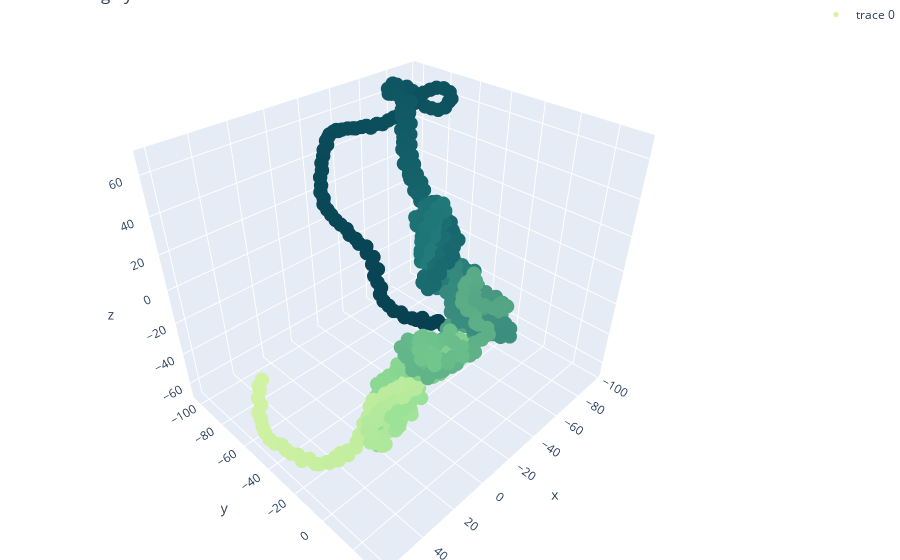

The code cell stored with this chart in its notebook:
### Markdown cell above
-------------------------------------------------------------------------------------------------------------------------------
#### <center><font color = #03989e>Protein P17181</font></center>
-------------------------------------------------------------------------------------------------------------------------------

### Code cell
N = 100000

trace1 = go.Scatter3d(x = protein4.x.values[0:N], 
                     y = protein4.y.values[0:N], 
                     z = protein4.z.values[0:N], 
                     mode = 'markers', 
                     marker = dict(
                         color = protein4.index.values[0:N], 
                         colorscale = "emrld", 
                         opacity = 1, size = 5
                     ))
figure_data = [trace1]
layout = go.Layout(title = 'Coloring by index', 
                   scene = dict(
                   xaxis = dict(title = "x"), 
                   yaxis = dict(title = "y"), 
                   zaxis = dict(title = "z")), 
                   margin = dict(
                   l = 0, r = 0, b = 0, t = 0),
                   showlegend = True
)

fig = go.Figure(data = figure_data, layout = layout)
py.iplot(fig, filename = 'simple-3d-scatter')

### Figure 1 — Plotly figure (JSON) as saved in the notebook; plotly's stock layout.template omitted (floating-point values rounded to 4 significant figures; data arrays with more than 128 entries replaced by an {"elided": "..."} marker saying what was removed)
{"data": [{"marker": {"color": {"elided": "557 int values"}, "colorscale": [[0, "rgb(211, 242, 163)"], [0.1667, "rgb(151, 225, 150)"], [0.3333, "rgb(108, 192, 139)"], [0.5, "rgb(76, 155, 130)"], [0.6667, "rgb(33, 122, 121)"], [0.8333, "rgb(16, 89, 101)"], [1, "rgb(7, 64, 80)"]], "opacity": 1, "size": 5}, "mode": "markers", "type": "scatter3d", "x": {"elided": "557 float values"}, "y": {"elided": "557 float values"}, "z": {"elided": "557 float values"}}], "layout": {"margin": {"b": 0, "l": 0, "r": 0, "t": 0}, "scene": {"xaxis": {"title": {"text": "x"}}, "yaxis": {"title": {"text": "y"}}, "zaxis": {"title": {"text": "z"}}}, "showlegend": true, "title": {"text": "Coloring by index"}}}
